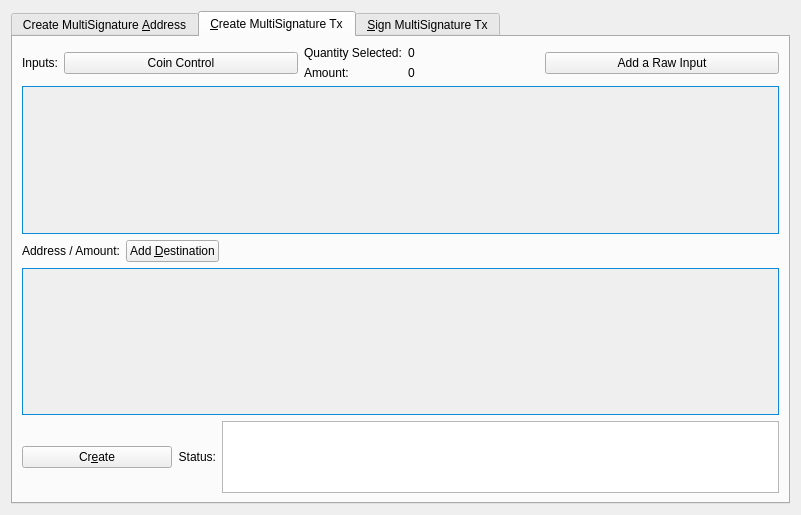
<?xml version="1.0" encoding="UTF-8"?>
<ui version="4.0">
 <class>MultisigDialog</class>
 <widget class="QDialog" name="MultisigDialog">
  <property name="geometry">
   <rect>
    <x>0</x>
    <y>0</y>
    <width>801</width>
    <height>515</height>
   </rect>
  </property>
  <property name="sizePolicy">
   <sizepolicy hsizetype="Fixed" vsizetype="Fixed">
    <horstretch>0</horstretch>
    <verstretch>0</verstretch>
   </sizepolicy>
  </property>
  <property name="windowTitle">
   <string>Multisignature Address Interactions</string>
  </property>
  <layout class="QVBoxLayout" name="verticalLayout_8">
   <item>
    <widget class="QTabWidget" name="multisigTabWidget">
     <property name="styleSheet">
      <string notr="true">QScrollArea{border: 1px solid #0d8adc;}</string>
     </property>
     <property name="currentIndex">
      <number>1</number>
     </property>
     <widget class="QWidget" name="addMultisigTab">
      <property name="sizePolicy">
       <sizepolicy hsizetype="Minimum" vsizetype="Minimum">
        <horstretch>0</horstretch>
        <verstretch>0</verstretch>
       </sizepolicy>
      </property>
      <attribute name="title">
       <string>Create MultiSignature &amp;Address</string>
      </attribute>
      <layout class="QVBoxLayout" name="verticalLayout">
       <item>
        <layout class="QHBoxLayout" name="enterMLayout">
         <item>
          <widget class="QSpinBox" name="enterMSpinbox">
           <property name="sizePolicy">
            <sizepolicy hsizetype="Fixed" vsizetype="Fixed">
             <horstretch>0</horstretch>
             <verstretch>0</verstretch>
            </sizepolicy>
           </property>
           <property name="toolTip">
            <string>How many people must sign to verify a transaction</string>
           </property>
           <property name="minimum">
            <number>1</number>
           </property>
           <property name="maximum">
            <number>15</number>
           </property>
           <property name="value">
            <number>1</number>
           </property>
          </widget>
         </item>
         <item>
          <widget class="QLabel" name="enterMLabel">
           <property name="text">
            <string>Enter the minimum number of signatures required to sign transactions</string>
           </property>
          </widget>
         </item>
        </layout>
       </item>
       <item>
        <layout class="QHBoxLayout" name="addressLabelLayout">
         <item>
          <widget class="QLabel" name="addressLableLabel">
           <property name="text">
            <string>Address Label:</string>
           </property>
          </widget>
         </item>
         <item>
          <widget class="QLineEdit" name="multisigAddressLabel"/>
         </item>
        </layout>
       </item>
       <item>
        <layout class="QHBoxLayout" name="addAddressLayout">
         <item>
          <widget class="QPushButton" name="addAddressButton">
           <property name="toolTip">
            <string>Add another address that could sign to verify a transaction from the multisig address.</string>
           </property>
           <property name="text">
            <string>&amp;Add Address / Key</string>
           </property>
           <property name="icon">
            <iconset resource="../versess.qrc">
             <normaloff>:/icons/add</normaloff>:/icons/add</iconset>
           </property>
           <property name="autoDefault">
            <bool>false</bool>
           </property>
          </widget>
         </item>
         <item>
          <widget class="QLabel" name="addAddressLabel">
           <property name="sizePolicy">
            <sizepolicy hsizetype="Preferred" vsizetype="Fixed">
             <horstretch>0</horstretch>
             <verstretch>0</verstretch>
            </sizepolicy>
           </property>
           <property name="text">
            <string>Local addresses or public keys that can sign:</string>
           </property>
          </widget>
         </item>
         <item>
          <spacer name="addAddressSpacer_2">
           <property name="orientation">
            <enum>Qt::Horizontal</enum>
           </property>
           <property name="sizeHint" stdset="0">
            <size>
             <width>40</width>
             <height>10</height>
            </size>
           </property>
          </spacer>
         </item>
        </layout>
       </item>
       <item>
        <widget class="QScrollArea" name="addAddressScrollArea">
         <property name="sizePolicy">
          <sizepolicy hsizetype="Preferred" vsizetype="Expanding">
           <horstretch>0</horstretch>
           <verstretch>0</verstretch>
          </sizepolicy>
         </property>
         <property name="widgetResizable">
          <bool>true</bool>
         </property>
         <widget class="QWidget" name="addAddressWidget">
          <property name="geometry">
           <rect>
            <x>0</x>
            <y>0</y>
            <width>759</width>
            <height>166</height>
           </rect>
          </property>
          <layout class="QVBoxLayout" name="verticalLayout_5">
           <item>
            <layout class="QVBoxLayout" name="addressList"/>
           </item>
           <item>
            <spacer name="verticalSpacer">
             <property name="orientation">
              <enum>Qt::Vertical</enum>
             </property>
             <property name="sizeHint" stdset="0">
              <size>
               <width>20</width>
               <height>40</height>
              </size>
             </property>
            </spacer>
           </item>
          </layout>
         </widget>
        </widget>
       </item>
       <item>
        <layout class="QHBoxLayout" name="addMultisigLayout">
         <item>
          <widget class="QPushButton" name="addMultisigButton">
           <property name="sizePolicy">
            <sizepolicy hsizetype="Preferred" vsizetype="Fixed">
             <horstretch>0</horstretch>
             <verstretch>0</verstretch>
            </sizepolicy>
           </property>
           <property name="toolTip">
            <string>Create a new multisig address</string>
           </property>
           <property name="toolTipDuration">
            <number>-3</number>
           </property>
           <property name="text">
            <string>C&amp;reate</string>
           </property>
           <property name="icon">
            <iconset resource="../versess.qrc">
             <normaloff>:/icons/filesave</normaloff>:/icons/filesave</iconset>
           </property>
           <property name="autoDefault">
            <bool>false</bool>
           </property>
          </widget>
         </item>
         <item>
          <widget class="QLabel" name="label">
           <property name="text">
            <string>Status:</string>
           </property>
          </widget>
         </item>
         <item>
          <widget class="QTextEdit" name="addMultisigStatus">
           <property name="sizePolicy">
            <sizepolicy hsizetype="Expanding" vsizetype="Fixed">
             <horstretch>0</horstretch>
             <verstretch>0</verstretch>
            </sizepolicy>
           </property>
           <property name="maximumSize">
            <size>
             <width>16777215</width>
             <height>75</height>
            </size>
           </property>
           <property name="readOnly">
            <bool>true</bool>
           </property>
           <property name="textInteractionFlags">
            <set>Qt::TextSelectableByKeyboard|Qt::TextSelectableByMouse</set>
           </property>
          </widget>
         </item>
        </layout>
       </item>
       <item>
        <widget class="QLabel" name="label_2">
         <property name="sizePolicy">
          <sizepolicy hsizetype="Preferred" vsizetype="Preferred">
           <horstretch>0</horstretch>
           <verstretch>0</verstretch>
          </sizepolicy>
         </property>
         <property name="text">
          <string>Use below to quickly import an address by its redeem. Don't forget to add a label before clicking import!
Keep in mind, the wallet will rescan the blockchain to find transactions containing the new address.
Please be patient after clicking import.</string>
         </property>
         <property name="scaledContents">
          <bool>false</bool>
         </property>
         <property name="wordWrap">
          <bool>true</bool>
         </property>
        </widget>
       </item>
       <item>
        <layout class="QHBoxLayout" name="importLayout">
         <item>
          <widget class="QPushButton" name="importAddressButton">
           <property name="sizePolicy">
            <sizepolicy hsizetype="Fixed" vsizetype="Fixed">
             <horstretch>0</horstretch>
             <verstretch>0</verstretch>
            </sizepolicy>
           </property>
           <property name="text">
            <string>&amp;Import Redeem</string>
           </property>
           <property name="icon">
            <iconset resource="../versess.qrc">
             <normaloff>:/icons/receiving_addresses</normaloff>:/icons/receiving_addresses</iconset>
           </property>
          </widget>
         </item>
         <item>
          <widget class="QLineEdit" name="importRedeem">
           <property name="sizePolicy">
            <sizepolicy hsizetype="Preferred" vsizetype="Fixed">
             <horstretch>0</horstretch>
             <verstretch>0</verstretch>
            </sizepolicy>
           </property>
          </widget>
         </item>
        </layout>
       </item>
      </layout>
     </widget>
     <widget class="QWidget" name="createTransactionTab">
      <attribute name="title">
       <string>&amp;Create MultiSignature Tx</string>
      </attribute>
      <layout class="QVBoxLayout" name="verticalLayout_3">
       <item>
        <layout class="QHBoxLayout" name="horizontalLayout_2">
         <item>
          <layout class="QVBoxLayout" name="createTxLayout">
           <item>
            <layout class="QHBoxLayout" name="addTxInputLayout">
             <item>
              <widget class="QLabel" name="addTxInputLabel">
               <property name="sizePolicy">
                <sizepolicy hsizetype="Fixed" vsizetype="Preferred">
                 <horstretch>0</horstretch>
                 <verstretch>0</verstretch>
                </sizepolicy>
               </property>
               <property name="text">
                <string>Inputs:</string>
               </property>
              </widget>
             </item>
             <item>
              <widget class="QPushButton" name="pushButtonCoinControl">
               <property name="sizePolicy">
                <sizepolicy hsizetype="Preferred" vsizetype="Fixed">
                 <horstretch>0</horstretch>
                 <verstretch>0</verstretch>
                </sizepolicy>
               </property>
               <property name="text">
                <string>Coin Control</string>
               </property>
              </widget>
             </item>
             <item>
              <layout class="QFormLayout" name="formLayout_2">
               <property name="rightMargin">
                <number>10</number>
               </property>
               <item row="0" column="0">
                <widget class="QLabel" name="labelQuantity">
                 <property name="text">
                  <string>Quantity Selected:</string>
                 </property>
                </widget>
               </item>
               <item row="0" column="1">
                <widget class="QLabel" name="labelQuantity_int">
                 <property name="text">
                  <string>0</string>
                 </property>
                </widget>
               </item>
               <item row="1" column="0">
                <widget class="QLabel" name="labelAmount">
                 <property name="text">
                  <string>Amount:</string>
                 </property>
                </widget>
               </item>
               <item row="1" column="1">
                <widget class="QLabel" name="labelAmount_int">
                 <property name="text">
                  <string>0</string>
                 </property>
                </widget>
               </item>
              </layout>
             </item>
             <item>
              <widget class="QPushButton" name="addInputButton">
               <property name="sizePolicy">
                <sizepolicy hsizetype="Preferred" vsizetype="Fixed">
                 <horstretch>0</horstretch>
                 <verstretch>0</verstretch>
                </sizepolicy>
               </property>
               <property name="toolTip">
                <string>Add an input to fund the outputs</string>
               </property>
               <property name="text">
                <string>Add a Raw Input</string>
               </property>
               <property name="icon">
                <iconset resource="../versess.qrc">
                 <normaloff>:/css/default</normaloff>:/css/default</iconset>
               </property>
              </widget>
             </item>
            </layout>
           </item>
           <item>
            <widget class="QScrollArea" name="txInputsScrollArea">
             <property name="sizePolicy">
              <sizepolicy hsizetype="Preferred" vsizetype="Expanding">
               <horstretch>0</horstretch>
               <verstretch>0</verstretch>
              </sizepolicy>
             </property>
             <property name="widgetResizable">
              <bool>true</bool>
             </property>
             <widget class="QWidget" name="txInputsWidget">
              <property name="geometry">
               <rect>
                <x>0</x>
                <y>0</y>
                <width>747</width>
                <height>131</height>
               </rect>
              </property>
              <layout class="QVBoxLayout" name="verticalLayout_7">
               <item>
                <layout class="QVBoxLayout" name="inputsList"/>
               </item>
               <item>
                <spacer name="txInputsSpacer">
                 <property name="orientation">
                  <enum>Qt::Vertical</enum>
                 </property>
                 <property name="sizeHint" stdset="0">
                  <size>
                   <width>20</width>
                   <height>80</height>
                  </size>
                 </property>
                </spacer>
               </item>
              </layout>
             </widget>
            </widget>
           </item>
           <item>
            <layout class="QHBoxLayout" name="addDestinationLayout">
             <item>
              <widget class="QLabel" name="addDestinationLabel">
               <property name="text">
                <string>Address / Amount:</string>
               </property>
              </widget>
             </item>
             <item>
              <widget class="QPushButton" name="addDestinationButton">
               <property name="sizePolicy">
                <sizepolicy hsizetype="Fixed" vsizetype="Fixed">
                 <horstretch>0</horstretch>
                 <verstretch>0</verstretch>
                </sizepolicy>
               </property>
               <property name="toolTip">
                <string>Add destinations to send VERS to</string>
               </property>
               <property name="text">
                <string>Add &amp;Destination</string>
               </property>
               <property name="icon">
                <iconset resource="../versess.qrc">
                 <normaloff>:/icons/add</normaloff>:/icons/add</iconset>
               </property>
              </widget>
             </item>
             <item>
              <spacer name="addDestinationHorizontalSpacer">
               <property name="orientation">
                <enum>Qt::Horizontal</enum>
               </property>
               <property name="sizeHint" stdset="0">
                <size>
                 <width>40</width>
                 <height>20</height>
                </size>
               </property>
              </spacer>
             </item>
            </layout>
           </item>
           <item>
            <widget class="QScrollArea" name="destionationsScrollArea">
             <property name="sizePolicy">
              <sizepolicy hsizetype="Expanding" vsizetype="Expanding">
               <horstretch>0</horstretch>
               <verstretch>0</verstretch>
              </sizepolicy>
             </property>
             <property name="widgetResizable">
              <bool>true</bool>
             </property>
             <widget class="QWidget" name="destinationsScrollAreaContents">
              <property name="geometry">
               <rect>
                <x>0</x>
                <y>0</y>
                <width>747</width>
                <height>130</height>
               </rect>
              </property>
              <layout class="QVBoxLayout" name="verticalLayout_11">
               <item>
                <layout class="QVBoxLayout" name="destinationsList"/>
               </item>
               <item>
                <spacer name="destinationsSpacer">
                 <property name="orientation">
                  <enum>Qt::Vertical</enum>
                 </property>
                 <property name="sizeHint" stdset="0">
                  <size>
                   <width>20</width>
                   <height>20</height>
                  </size>
                 </property>
                </spacer>
               </item>
              </layout>
             </widget>
            </widget>
           </item>
           <item>
            <layout class="QHBoxLayout" name="horizontalLayout_4">
             <item>
              <widget class="QPushButton" name="createButton">
               <property name="sizePolicy">
                <sizepolicy hsizetype="Fixed" vsizetype="Fixed">
                 <horstretch>0</horstretch>
                 <verstretch>0</verstretch>
                </sizepolicy>
               </property>
               <property name="minimumSize">
                <size>
                 <width>150</width>
                 <height>0</height>
                </size>
               </property>
               <property name="toolTip">
                <string>Create a transaction object using the given inputs to the given outputs</string>
               </property>
               <property name="text">
                <string>Cr&amp;eate</string>
               </property>
               <property name="icon">
                <iconset resource="../versess.qrc">
                 <normaloff>:/icons/export</normaloff>:/icons/export</iconset>
               </property>
               <property name="autoDefault">
                <bool>false</bool>
               </property>
               <property name="default">
                <bool>true</bool>
               </property>
              </widget>
             </item>
             <item>
              <widget class="QLabel" name="createButtonLabel">
               <property name="sizePolicy">
                <sizepolicy hsizetype="Fixed" vsizetype="Preferred">
                 <horstretch>0</horstretch>
                 <verstretch>0</verstretch>
                </sizepolicy>
               </property>
               <property name="text">
                <string>Status:</string>
               </property>
               <property name="alignment">
                <set>Qt::AlignRight|Qt::AlignTrailing|Qt::AlignVCenter</set>
               </property>
              </widget>
             </item>
             <item>
              <widget class="QTextEdit" name="createButtonStatus">
               <property name="sizePolicy">
                <sizepolicy hsizetype="Expanding" vsizetype="Minimum">
                 <horstretch>0</horstretch>
                 <verstretch>0</verstretch>
                </sizepolicy>
               </property>
               <property name="maximumSize">
                <size>
                 <width>16777215</width>
                 <height>16777215</height>
                </size>
               </property>
               <property name="sizeAdjustPolicy">
                <enum>QAbstractScrollArea::AdjustToContents</enum>
               </property>
               <property name="readOnly">
                <bool>true</bool>
               </property>
              </widget>
             </item>
            </layout>
           </item>
          </layout>
         </item>
         <item>
          <layout class="QHBoxLayout" name="horizontalLayout_3"/>
         </item>
        </layout>
       </item>
      </layout>
     </widget>
     <widget class="QWidget" name="signMultisigTransaction">
      <property name="styleSheet">
       <string notr="true">txScrollArea:{
	border: 1px solid #0d8adc;
}
keyScrollArea:{
	border: 1px solid #0d8adc;
}
txScrollArea:{
	border: 1px solid #0d8adc;
}</string>
      </property>
      <attribute name="title">
       <string>&amp;Sign MultiSignature Tx</string>
      </attribute>
      <layout class="QVBoxLayout" name="verticalLayout_4">
       <item>
        <layout class="QHBoxLayout" name="transactionHexLayout">
         <item>
          <widget class="QLabel" name="transactionHexLabel">
           <property name="text">
            <string>Transaction Hex:</string>
           </property>
          </widget>
         </item>
         <item>
          <widget class="QLineEdit" name="transactionHex">
           <property name="toolTip">
            <string/>
           </property>
          </widget>
         </item>
        </layout>
       </item>
       <item>
        <layout class="QHBoxLayout" name="horizontalLayout">
         <item>
          <layout class="QVBoxLayout" name="verticalLayout_2">
           <item>
            <layout class="QHBoxLayout" name="horizontalLayout_7">
             <item>
              <widget class="QPushButton" name="signButton">
               <property name="sizePolicy">
                <sizepolicy hsizetype="Preferred" vsizetype="Fixed">
                 <horstretch>0</horstretch>
                 <verstretch>0</verstretch>
                </sizepolicy>
               </property>
               <property name="minimumSize">
                <size>
                 <width>150</width>
                 <height>0</height>
                </size>
               </property>
               <property name="toolTip">
                <string>Sign the transaction from this wallet or from provided private keys</string>
               </property>
               <property name="text">
                <string>S&amp;ign</string>
               </property>
               <property name="icon">
                <iconset resource="../versess.qrc">
                 <normaloff>:/icons/edit</normaloff>:/icons/edit</iconset>
               </property>
               <property name="autoDefault">
                <bool>false</bool>
               </property>
               <property name="default">
                <bool>true</bool>
               </property>
              </widget>
             </item>
             <item>
              <widget class="QPushButton" name="commitButton">
               <property name="enabled">
                <bool>false</bool>
               </property>
               <property name="sizePolicy">
                <sizepolicy hsizetype="Preferred" vsizetype="Fixed">
                 <horstretch>0</horstretch>
                 <verstretch>0</verstretch>
                </sizepolicy>
               </property>
               <property name="toolTip">
                <string>&lt;html&gt;&lt;head/&gt;&lt;body&gt;&lt;p&gt;DISABLED until transaction has been signed enough times.&lt;/p&gt;&lt;/body&gt;&lt;/html&gt;</string>
               </property>
               <property name="autoFillBackground">
                <bool>false</bool>
               </property>
               <property name="text">
                <string>Co&amp;mmit</string>
               </property>
               <property name="icon">
                <iconset resource="../versess.qrc">
                 <normaloff>:/icons/send</normaloff>:/icons/send</iconset>
               </property>
               <property name="autoDefault">
                <bool>true</bool>
               </property>
              </widget>
             </item>
             <item>
              <layout class="QHBoxLayout" name="addPrivKeyLayout">
               <item>
                <widget class="QPushButton" name="addPrivKeyButton">
                 <property name="sizePolicy">
                  <sizepolicy hsizetype="Fixed" vsizetype="Fixed">
                   <horstretch>0</horstretch>
                   <verstretch>0</verstretch>
                  </sizepolicy>
                 </property>
                 <property name="toolTip">
                  <string>Add private keys to sign the transaction with</string>
                 </property>
                 <property name="text">
                  <string>Add Private &amp;Key</string>
                 </property>
                 <property name="icon">
                  <iconset resource="../versess.qrc">
                   <normaloff>:/icons/add</normaloff>:/icons/add</iconset>
                 </property>
                </widget>
               </item>
               <item>
                <widget class="QLabel" name="addPrivKeyLabel">
                 <property name="text">
                  <string>Sign with only private keys (Not Recommened)</string>
                 </property>
                </widget>
               </item>
              </layout>
             </item>
            </layout>
           </item>
           <item>
            <layout class="QHBoxLayout" name="horizontalLayout_5">
             <item>
              <widget class="QLabel" name="signButtonStatusLabel">
               <property name="text">
                <string>Status:</string>
               </property>
              </widget>
             </item>
             <item>
              <widget class="QTextEdit" name="signButtonStatus">
               <property name="sizePolicy">
                <sizepolicy hsizetype="Expanding" vsizetype="Preferred">
                 <horstretch>0</horstretch>
                 <verstretch>0</verstretch>
                </sizepolicy>
               </property>
               <property name="maximumSize">
                <size>
                 <width>16777215</width>
                 <height>16777215</height>
                </size>
               </property>
               <property name="verticalScrollBarPolicy">
                <enum>Qt::ScrollBarAsNeeded</enum>
               </property>
               <property name="readOnly">
                <bool>true</bool>
               </property>
               <property name="textInteractionFlags">
                <set>Qt::TextSelectableByKeyboard|Qt::TextSelectableByMouse</set>
               </property>
              </widget>
             </item>
            </layout>
           </item>
           <item>
            <widget class="QScrollArea" name="keyScrollArea">
             <property name="sizePolicy">
              <sizepolicy hsizetype="Expanding" vsizetype="Expanding">
               <horstretch>0</horstretch>
               <verstretch>0</verstretch>
              </sizepolicy>
             </property>
             <property name="sizeAdjustPolicy">
              <enum>QAbstractScrollArea::AdjustToContents</enum>
             </property>
             <property name="widgetResizable">
              <bool>true</bool>
             </property>
             <widget class="QWidget" name="keyScrollAreaContents">
              <property name="geometry">
               <rect>
                <x>0</x>
                <y>0</y>
                <width>755</width>
                <height>168</height>
               </rect>
              </property>
              <layout class="QVBoxLayout" name="verticalLayout_9">
               <item>
                <layout class="QVBoxLayout" name="keyList"/>
               </item>
               <item>
                <spacer name="keySpacer">
                 <property name="orientation">
                  <enum>Qt::Vertical</enum>
                 </property>
                 <property name="sizeHint" stdset="0">
                  <size>
                   <width>20</width>
                   <height>20</height>
                  </size>
                 </property>
                </spacer>
               </item>
              </layout>
             </widget>
            </widget>
           </item>
          </layout>
         </item>
        </layout>
       </item>
      </layout>
     </widget>
    </widget>
   </item>
  </layout>
 </widget>
 <resources>
  <include location="../versess.qrc"/>
 </resources>
 <connections/>
</ui>
